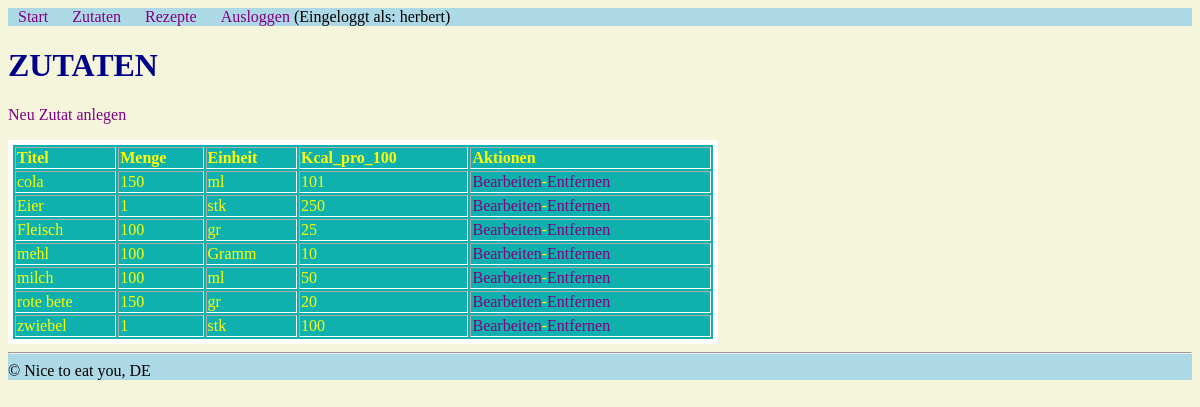
Page /admin/zutaten_liste.php (signed in) on the committed database.
### tables this page shows
CREATE TABLE `zutaten` (
  `id` int(10) UNSIGNED NOT NULL,
  `titel` varchar(50) NOT NULL,
  `Menge` float DEFAULT NULL,
  `einheit` varchar(50) DEFAULT NULL,
  `kcal_pro_100` int(11) DEFAULT NULL
);

### admin/funktionen.php (called while the page is built, shortened)
<?php
$db = mysqli_connect("localhost", "root", "", "php2");
mysqli_set_charset($db, "utf8");
function query ($sql_befehl) {
    global $db;
    $result = mysqli_query($db, $sql_befehl) or die(mysqli_error($db) . "<br/>" . $sql_befehl);
    return $result;
}

### admin/zutaten_liste.php (the view, shortened to what this page needs)
<?php
include "funktionen.php";
include "kopf.php";
?>
<h1>ZUTATEN</h1>
<p><a href="zutaten_neu.php">Neu Zutat anlegen </a> </p>
<?php
   $result = query("SELECT * FROM zutaten ORDER BY titel ASC");
echo "<table border='1'>";
   echo "<thread>";
      echo "<tr>";
          echo "<th>Titel</th>";
          echo "<th>Menge</th>";
          echo "<th>Einheit</th>";
          echo "<th>Kcal_pro_100</th>";
          echo "<th>Aktionen</th>";
      echo "</tr>";
   echo "</thread>";
   echo "<tbody>";
   while ($row = mysqli_fetch_assoc($result)) {
    echo "<tr>";
         echo "<td>" . $row["titel"] . "</td>";
         echo "<td>" . $row["Menge"] . "</td>";
         echo "<td>" . $row["einheit"] . "</td>";
         echo "<td>" . $row["kcal_pro_100"] . "</td>";
         echo "<td>"
          . "<a href='zutaten_bearbeiten.php?id={$row["id"]}'>Bearbeiten</a>-"
          . "<a href='zutaten_entfernen.php?id={$row["id"]}'>Entfernen</a>" . "</td>";
    echo "</tr>";
   }
    echo "</tbody>";
  echo "</table>";
?>
<?php
include "fuss.php";
?>

### admin/kopf.php (shortened to what this page needs)
<!DOCTYPE html>
<html lang="de">
<head>
</head>
<body>
    <nav>
        <ul>
            <li><a href="index.php">
                Start
            </a></li>
            <li> <a href="zutaten_liste.php">
                Zutaten
             </a></li>
             <li> <a href="rezepte_liste.php">
                Rezepte
             </a></li>
             <li> <a  href="logout.php">Ausloggen</a> (Eingeloggt als: <?php echo $_SESSION["benutzername"]?>)</li>
        </ul>
    </nav>
</body>
</html>

### admin/fuss.php (shortened to what this page needs)
    <footer>
        <hr/>
        &copy; Nice to eat you, DE
    </footer>
</body>
</html>

### admin/kopf.php (style rules this page uses)
body { background-color: beige; }
nav ul { list-style-type: none; padding: 0; margin: 0; background-color: lightblue; }
nav ul li { display: inline; margin: 10px; }
a { text-decoration: none; color: purple; }
table { border: 5px solid white; background-color:rgb(15 177 175) ; width: 60%; text-align: left; color: yellow; }
h1 { color: darkblue; }

### admin/fuss.php (style rules this page uses)
footer { background-color: lightblue; }

### rows in the picture
zutaten: titel "cola", Menge "150", einheit "ml", kcal_pro_100 "101"
zutaten: titel "Eier", Menge "1", einheit "stk", kcal_pro_100 "250"
zutaten: titel "Fleisch", Menge "100", einheit "gr", kcal_pro_100 "25"
zutaten: titel "mehl", Menge "100", einheit "Gramm", kcal_pro_100 "10"
zutaten: titel "milch", Menge "100", einheit "ml", kcal_pro_100 "50"
zutaten: titel "rote bete", Menge "150", einheit "gr", kcal_pro_100 "20"
zutaten: titel "zwiebel", Menge "1", einheit "stk", kcal_pro_100 "100"

### other values in the picture
$_SESSION["benutzername"] "herbert"
